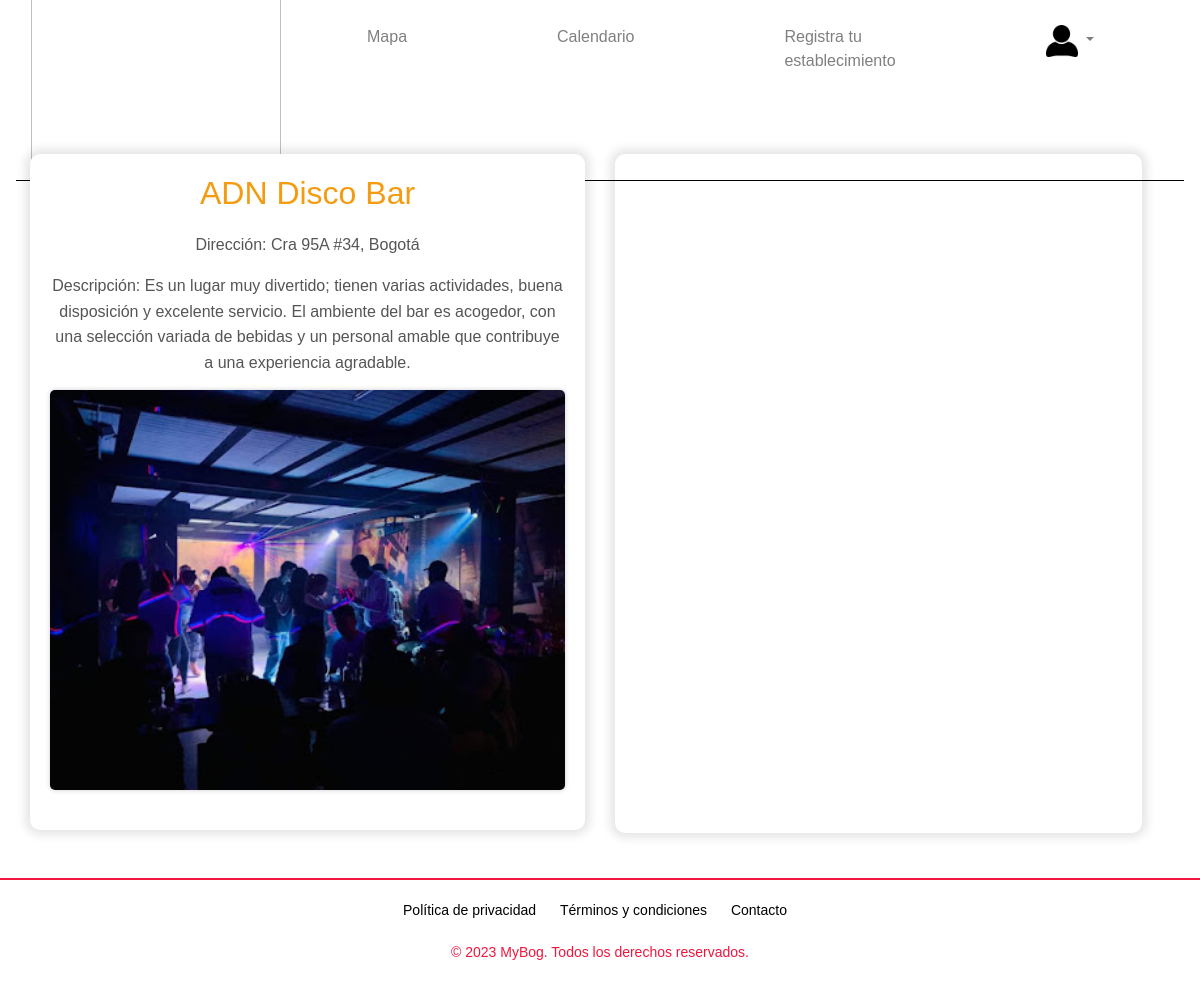
The page /resultado.php?tabla=discotecas&nombre=ADN+Disco+Bar (signed in) on the database its author committed.
### tables this page shows
CREATE TABLE IF NOT EXISTS `discotecas` (
  `Id_de_discotecas` int NOT NULL AUTO_INCREMENT,
  `Nombres_de_discotecas` varchar(50) NOT NULL,
  `Ubicacion_de_discotecas` varchar(250) NOT NULL,
  `Informacion_de_discotecas` text NOT NULL,
  `Id_entretenimiento` int NOT NULL,
  `localidad` varchar(45) DEFAULT NULL,
  `nombre_imagen` varchar(255) DEFAULT NULL,
  PRIMARY KEY (`Id_de_discotecas`),
  KEY `Id_de_entretenimiento` (`Id_entretenimiento`),
  KEY `Id_entretenimiento` (`Id_entretenimiento`),
  CONSTRAINT `discotecas_ibfk_1` FOREIGN KEY (`Id_entretenimiento`) REFERENCES `entretenimiento` (`Id_entretenimiento`)
);

### resultado.php (the view, shortened to what this page needs)
<?php
require_once('./config/conexion.php');
?>
<!DOCTYPE html>
<html lang="en">
<head>
    <link rel="stylesheet" href="https://stackpath.bootstrapcdn.com/bootstrap/4.5.2/css/bootstrap.min.css">
    <link rel="stylesheet" type="text/css" href="style/registro.css">
    <link rel="stylesheet" type="text/css" href="style/HeaderFooter.css">
    <link href="https://api.mapbox.com/mapbox-gl-js/v2.6.1/mapbox-gl.css" rel="stylesheet" />
</head>
<body>
    <div class="wrapper">
        <div class="content">
            <nav id="custom-navbar" class="navbar navbar-expand-lg navbar-light navbar-dark-bg">
                <div class="container-fluid" id="header">
                    <a class="navbar-brand Logo" href="./index.php"><img src="./Imagenes/Logo.png" alt="Logo"></a>
                    <div class="collapse navbar-collapse" id="navbarNav">
                        <ul class="navbar-nav justify-content-end">
                            <li class="nav-item">
                                <a class="nav-link rojo" id="mapa" href="./mapa.php">Mapa</a>
                            </li>
                            <li class="nav-item">
                                <a class="nav-link amarillo" id="calendario" href="./calendario.php">Calendario</a>
                            </li>
                            <?php
                            if (isset($_SESSION['user_id'])) {
                                echo '<li class="nav-item">
                            <a class="nav-link amarillo" id="calendario" href="./reg_establecimiento.php">Registra tu establecimiento</a>
                            </li>';
                            } else {
                                echo '';
                            }
                            include('modales_usuario.php');
                            ?>
                        </ul>
                    </div>
                </div>
            </nav>
            <br>
            <div class="row">
                <div class="col-md-6">
                    <div class="detalle-establecimiento">
                        <?php
                        if (isset($_GET['tabla']) && isset($_GET['nombre'])) {
                            $tabla = $_GET['tabla'];
                            $nombre = $_GET['nombre'];
                            $tablasPermitidas = array('parques', 'discotecas', 'centros_comerciales', 'estadios', 'hospedaje', 'registro_de_establecimiento');
                            if (in_array($tabla, $tablasPermitidas)) {
                                switch ($tabla) {
                                    case 'discotecas':
                                        $columnaNombre = 'Nombres_de_discotecas';
                                        $columnaUbicacion = 'Ubicacion_de_discotecas';
                                        $columnaInformacion = 'Informacion_de_discotecas';
                                        break;
                                }
                                $consulta = "SELECT * FROM $tabla WHERE $columnaNombre = '$nombre'";
                                $resultado = $conexion->query($consulta);
                                if ($resultado->num_rows > 0) {
                                    $informacion = $resultado->fetch_assoc();
                                    echo ('<center>');
                                    echo '<h2>' . $informacion[$columnaNombre] . '</h2>';
                                    echo isset($informacion[$columnaUbicacion]) ? '<p>Dirección: ' . $informacion[$columnaUbicacion] . '</p>' : '';
                                    echo isset($informacion[$columnaInformacion]) ? '<p>Descripción: ' . $informacion[$columnaInformacion] . '</p>' : '';
                                    $imagenNombre = rawurlencode($informacion['nombre_imagen']);
                                    $imagenUrl = "Imagenes/$tabla/{$imagenNombre}";
                                    echo '<img src="' . $imagenUrl . '" alt="' . $informacion[$columnaNombre] . '">';
                                    echo ('</center>');
                                } else {
                                    echo '<p>No se encontró información para el elemento seleccionado.</p>';
                                }
                            } else {
                                echo '<p>Tabla no permitida.</p>';
                            }
                        } else {
                            echo '<p>No se proporcionaron parámetros válidos.</p>';
                        }
                        ?>
                    </div>
                </div>
                <div class="col-md-6">
                    <div class="mapa" id="mapbox-map"></div>
                </div>
            </div>
        </div>
    </div>
    <br><br>
    <footer class="footer">
        <nav>
            <ul>
                <li><a href="#" data-toggle="modal" data-target="#modalPoliticaPrivacidad">Política de
                        privacidad</a></li>
                <li><a href="#" data-toggle="modal" data-target="#modalTerminosCondiciones">Términos y
                        condiciones</a></li>
                <li><a href="#" data-toggle="modal" data-target="#modalContacto">Contacto</a></li>
            </ul>
            <br>
            <p>©
                <?php echo date("Y"); ?> MyBog. Todos los derechos reservados.
            </p>
        </nav>
    </footer>
</body>
</html>

### style/registro.css (style rules this page uses)
body { margin: 0; padding: 0; font-family: sans-serif; background-color: #ffffff; }

### style/HeaderFooter.css (style rules this page uses)
html, body { height: 100%; margin: 0; padding: 0; font-family: sans-serif; background-color: #ffffff; margin-bottom: 70px; }
#header { margin: 0 auto; padding: auto; border-bottom: solid 1px#000000; }
.wrapper { position: relative; }
.navbar { height: 100px; }
.navbar-brand img { width: 250px; margin-right: 0px; }
.navbar-nav { margin-left: auto; }
#navbarNav { background-color: rgb(255, 255, 255); }
#custom-navbar .navbar-nav .nav-link { font-size: 16px; border-bottom: solid 2px#00000000; transition: 0.3s; position: relative; margin-right: 10px; padding: 37px 70px; }
.footer { width: 100%; color: #f2163e; font-size: 14px; text-align: center; padding: 20px; border-top: 2px solid #f2163e; }
.footer ul { margin: 0; padding: 0; list-style: none; }
.footer ul li { display: inline-block; margin-right: 10px; }
.footer ul li a { color: #000000; text-decoration: none; padding: 5px; }

### resultado.php (style rules this page uses)
.detalle-establecimiento { max-width: 1000px; margin: 0 auto; padding: 20px; background-color: #fff; border-radius: 10px; box-shadow: 0px 0px 10px 5px rgba(0, 0, 0, 0.1); margin-top: 30px; overflow: hidden; margin-left: 30px; }
.detalle-establecimiento h2 { color: #f39c12; margin-bottom: 20px; }
.detalle-establecimiento p { color: #555; line-height: 1.6; margin-bottom: 15px; }
.detalle-establecimiento img { max-width: 100%; height: 400px; object-fit: cover; object-position: center; margin-bottom: 20px; border-radius: 5px; box-shadow: 0 0 5px rgba(0, 0, 0, 0.2); }
.mapa { height: 96.1%; width: 90%; margin-top: 30px; border-radius: 10px; box-shadow: 0px 0px 10px 5px rgba(0, 0, 0, 0.1); }

### rows shown on the page
discotecas: Nombres_de_discotecas "ADN Disco Bar", Ubicacion_de_discotecas "Cra 95A #34, Bogotá", Informacion_de_discotecas "Es un lugar muy divertido; tienen varias actividades, buena disposición y excelente servicio. El ambiente del bar es acogedor, con una selección variada de bebidas y un personal amable que contribuye a una experiencia agradable.", nombre_imagen+Nombres_de_discotecas (picture)
